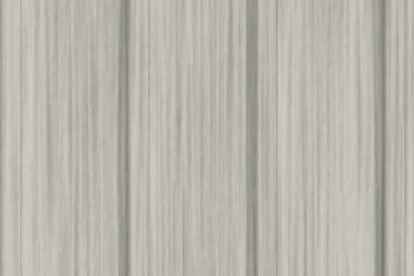
#> input picture img/fasada/lam-bila.webp, 414 x 276 px, given in place of pz-101.webp, which was not available
$ python fasada-dekory.py
#> lines starting #> are read from the running program, lines starting #| are printed output that depends on the picture; pictures that were not available may be replaced by others from this repository, and a replacement may not be noted
# -*- coding: utf-8 -*-
"""Vodorovné fasádní panely s drážkou podle vzorníku. Textura kryje 1,15 x 1,945 m."""
import numpy as np
from PIL import Image

W, Hp = 512, 866
DRAZEK = 10                      # 10 drážek na výšku stěny = rozteč 0,195 m

def nacti(kod):
    return np.asarray(Image.open('img/fasada/%s.webp' % kod).convert('RGB'), dtype=np.float64)/255.0

def jasy(a):
    return a[:,:,0]*0.2126 + a[:,:,1]*0.7152 + a[:,:,2]*0.0722

def profil_drazky(a):
    """Z vzorku vytáhne svislý profil drážky: násobitel jasu po řádcích."""
    r = jasy(a).mean(axis=1)
    stred = int(np.argmin(r))
    plocha = np.median(np.concatenate([r[:max(stred-40,1)], r[min(stred+40,len(r)-1):]]))
    okno = 46
    a0, a1 = max(stred-okno, 0), min(stred+okno, len(r))
    p = r[a0:a1] / max(plocha, 1e-4)
    return np.clip(p, 0.3, 1.25), stred, plocha

def plocha_vzorku(a, stred):
    """Kus panelu bez drážky, roztažený na šířku textury."""
    h = a.shape[0]
    pas = a[:max(stred-46,8)] if stred > h/2 else a[min(stred+46,h-8):]
    if pas.shape[0] < 20: pas = a[:20]
    im = Image.fromarray((np.clip(pas,0,1)*255+0.5).astype(np.uint8)).resize((W, max(int(pas.shape[0]*W/a.shape[1]),16)), Image.LANCZOS)
    return np.asarray(im, dtype=np.float64)/255.0

def vodorovne_dlazditelne(a, pas=60):
    """Levý a right okraj se přelije, aby textura navazovala po šířce."""
    out = a.copy()
    k = np.linspace(0, 1, pas)[None, :, None]
    out[:, :pas] = a[:, :pas]*k + a[:, -pas:][:, ::-1]*(1-k)
    return out

def sum_pole(h, w, seed, meritko=3.0):
    rng = np.random.default_rng(seed)
    maly = rng.normal(0, 1, (max(int(h/meritko),2), max(int(w/meritko),2)))
    im = Image.fromarray(((maly-maly.min())/(maly.max()-maly.min())*255).astype(np.uint8)).resize((w, h), Image.BICUBIC)
    n = np.asarray(im, dtype=np.float64)/255.0
    return (n - n.mean())

def textura(kod, seed=7):
    a = nacti(kod)
    p, stred, plocha = profil_drazky(a)
    pas = plocha_vzorku(a, stred)
    perioda = Hp / DRAZEK

    # plocha panelu: pás vzorku dlážděný svisle s překryvem
    kusu = int(np.ceil(Hp / pas.shape[0])) + 1
    telo = np.concatenate([pas]*kusu, axis=0)[:Hp]
    telo = telo + sum_pole(Hp, W, seed, 2.5)[:,:,None]*0.012

    # drážka: profil ze vzorku vložený na konec každé periody
    nasob = np.ones(Hp)
    pd = len(p)
    x = np.linspace(0, pd-1, max(int(perioda*0.55), 8))
    pmini = np.interp(x, np.arange(pd), p)
    for i in range(DRAZEK):
        y0 = int(round((i+1)*perioda - len(pmini)))
        y1 = y0 + len(pmini)
        if y0 < 0: continue
        nasob[y0:min(y1,Hp)] = pmini[:min(y1,Hp)-y0]

    out = telo * nasob[:,None,None]

    # svislá spára mezi panely na okrajích dlaždice
    okraj = np.ones(W)
    okraj[:3] *= 0.82; okraj[-3:] *= 0.82
    okraj[3:7] *= 0.94; okraj[-7:-3] *= 0.94
    out = out * okraj[None,:,None]
    out = vodorovne_dlazditelne(out, 48)
    return np.clip(out, 0, 1), nasob

def normalova(vyska, sila=2.0):
    p = np.pad(vyska, ((1,1),(0,0)), mode='edge')
    p = np.pad(p, ((0,0),(1,1)), mode='wrap')
    dx = (p[1:-1, 2:] - p[1:-1, :-2])*0.5*sila
    dy = (p[2:, 1:-1] - p[:-2, 1:-1])*0.5*sila
    nx, ny, nz = -dx, -dy, np.ones_like(dx)
    d = np.sqrt(nx*nx + ny*ny + nz*nz)
    return np.clip(np.stack([nx/d, ny/d, nz/d], axis=-1)*0.5+0.5, 0, 1)

KODY = ['pz-101','pz-102','pz-201','tz-202','tz-201','tz-501','tz-504','tz-502','mz-0302','mz-8043','mz-0301']
if __name__ == '__main__':
    import sys
    jen = sys.argv[1:] or KODY
    nas_ref = None
    for i, kod in enumerate(jen):
        obr, nasob = textura(kod, seed=7+i)
#> in profil_drazky, `r = jasy(a).mean(axis=1)`: r = 276 values, max 0.718 at index 202, min 0.708 at index 9, mean 0.714
#> in profil_drazky, `stred = int(np.argmin(r))`: stred = 9
#> in profil_drazky, `plocha = np.median(np.concatenate([r[:max(stred-40,1)], r[min(stred+40..`: plocha = 0.715
#> in profil_drazky, `a0, a1 = max(stred-okno, 0), min(stred+okno, len(r))`: a0 = 0; a1 = 55
#> in profil_drazky, `p = r[a0:a1] / max(plocha, 1e-4)`: p = 55 values, max 0.996 at index 42, min 0.99 at index 9, mean 0.993
#> in textura, `p, stred, plocha = profil_drazky(a)`: stred = 9; plocha = 0.715
#> in plocha_vzorku, `pas = a[:max(stred-46,8)] if stred > h/2 else a[min(stred+46,h-8):]`:
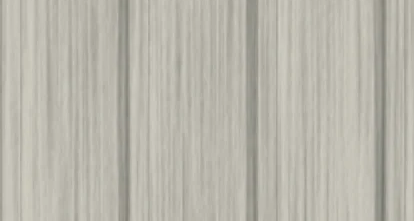
#> pas: shape (221, 414, 3) float64; mean R, G, B 0.726, 0.715, 0.675
#> in textura, `telo = np.concatenate([pas]*kusu, axis=0)[:Hp]`:
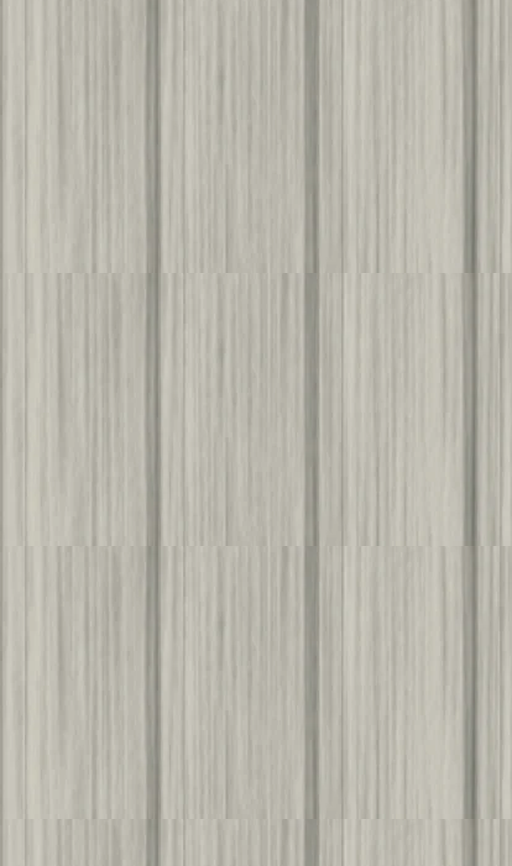
#> telo: shape (866, 512, 3) float64; mean R, G, B 0.726, 0.715, 0.674
#> in sum_pole, `im = Image.fromarray(((maly-maly.min())/(maly.max()-maly.min())*255).a..`:
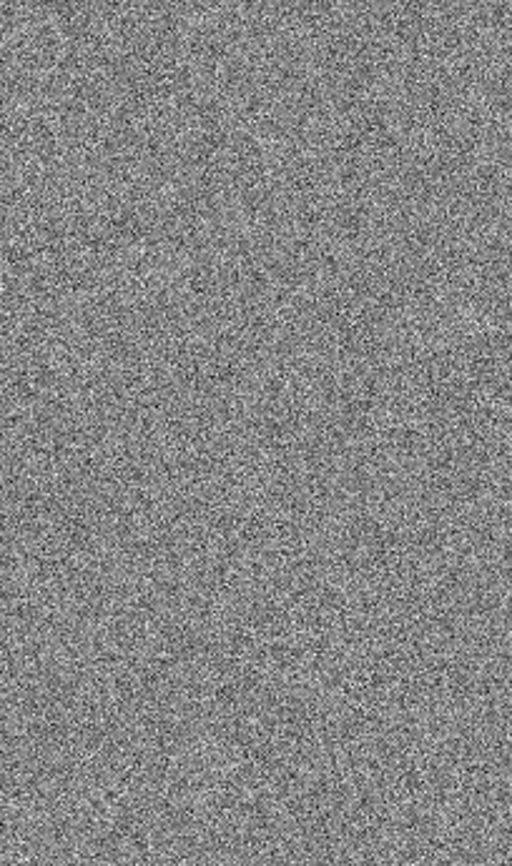
#> im: PIL image 512x866 L; min 4, max 253, mean 133.5
#> in textura, `pd = len(p)`: pd = 55
#> in textura, `pmini = np.interp(x, np.arange(pd), p)`: pmini = 47 values, max 0.996 at index 36, min 0.991 at index 7, mean 0.993
#> the loop in textura, `for i in range(DRAZEK):` made 10 passes
#> (y0, y1) on passes 1 to 10: (40, 87), (126, 173), (213, 260), (299, 346), (386, 433), (473, 520), (559, 606), (646, 693), (732, 779), (819, 866)
#> after the loop in textura, `for i in range(DRAZEK):`: nasob = 866 values, max 1 at index 0, min 0.991 at index 47, mean 0.996
#> in vodorovne_dlazditelne, `out[:, :pas] = a[:, :pas]*k + a[:, -pas:][:, ::-1]*(1-k)`: out: shape (866, 512, 3) float64; mean R, G, B 0.719, 0.709, 0.669
        Image.fromarray((obr*255+0.5).astype(np.uint8)).save('assets/tex/fasada-%s.webp' % kod, 'WEBP', quality=84, method=6)
        nas_ref = nasob
#> nas_ref has the same summary as nasob in textura
        print('fasada-%s.webp' % kod, 'prumer', round(float(obr.mean()),3))
#| fasada-pz-101.webp prumer 0.699
#> pass 2 of the loop `for i, kod in enumerate(jen):`:
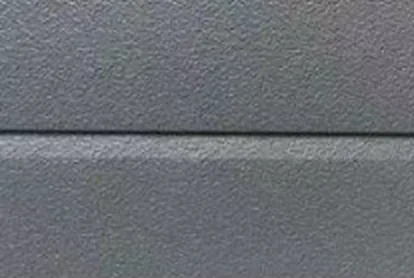
#> input picture img/fasada/tz-201.webp, 414 x 278 px, given in place of pz-102.webp, which was not available
#> in textura (call 2), `p, stred, plocha = profil_drazky(a)`: p = 92 values, max 1.25 at index 53, min 0.356 at index 46, mean 1.01; stred = 133; plocha = 0.422
#> pas: shape (99, 414, 3) float64
#> in sum_pole (call 2), `im = Image.fromarray(((maly-maly.min())/(maly.max()-maly.min())*255).a..`:
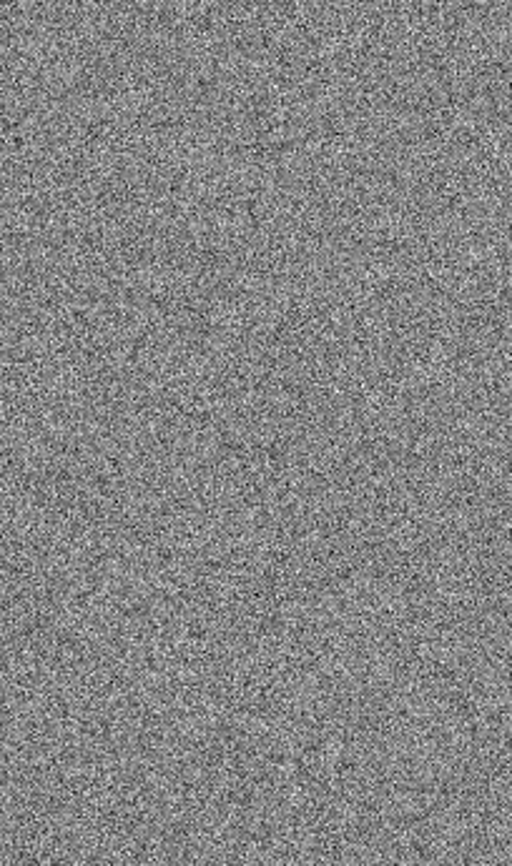
#> im: PIL image 512x866 L; min 2, max 255, mean 132.8
#> pd = 92
#> pmini = 47 values, max 1.25 at index 27, min 0.38 at index 23, mean 1.01
#> the loop in textura (call 2), `for i in range(DRAZEK):` made 10 passes
#> after the loop in textura (call 2), `for i in range(DRAZEK):`: nasob = 866 values, max 1.25 at index 67, min 0.38 at index 63, mean 1.01
#> in textura (call 2), `out = telo * nasob[:,None,None]`:
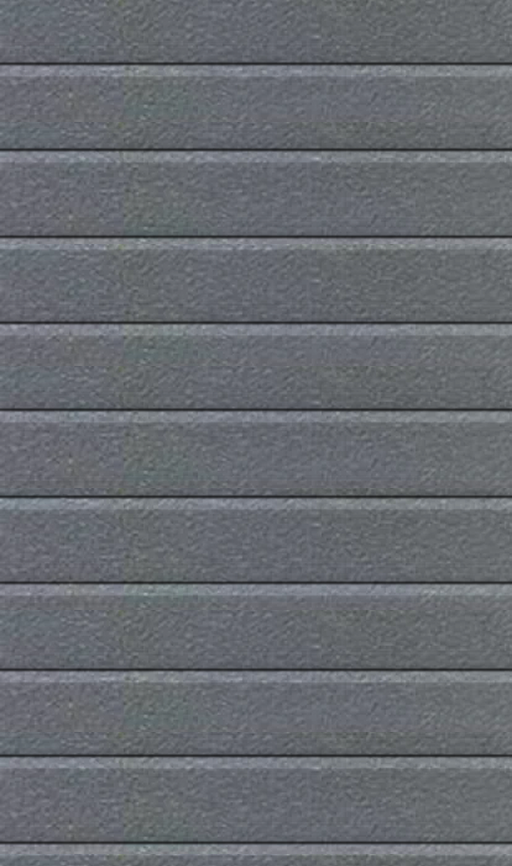
#> out: shape (866, 512, 3) float64; mean R, G, B 0.405, 0.42, 0.441
#> nas_ref has the same summary as nasob in textura
#| fasada-pz-102.webp prumer 0.421
#> (the run stopped early here; a loop or call above may not have finished)
